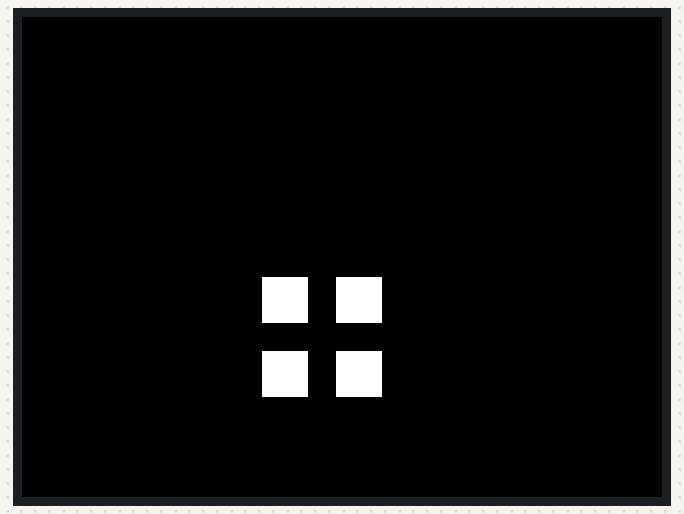
The sketch below on a simulated Arduino Uno, built with avr-gcc and run on an emulated ATmega328P. Shown: 320×240 colour display.

Above: at 0.3 s.

The sketch:

lcd_test.ino
```cpp
#include <Adafruit_GFX.h>
#include <Adafruit_ST7789.h>
#include <SPI.h> // Pins: CS, DC, RST

#define TFT_CS    4
#define TFT_DC    7
#define TFT_RST   8  // Or -1 if you tie it to 3.3V

#define BLACK   0x0000
#define WHITE   0xFFFF
#define BLUE    0x001F

// Initialize display
Adafruit_ST7789 tft = Adafruit_ST7789(TFT_CS, TFT_DC, TFT_RST);

// Center position (make this variable)
int centerX = 150;  // Middle of 240px screen
int centerY = 160;  // Middle of 320px screen

void drawOpenEye() {
  tft.fillScreen(BLACK);

  // Sizes
  int eyeballSize = 60;  // Total area of the eyeball
  int irisSize = 60;
  int pupilSize = 30;
  int gap = 15;  // Gap size in pixels between the squares

  int quarterEyeball = eyeballSize / 2;
  int squareSize = quarterEyeball - gap/2; // Shrink each square slightly to leave gaps

  // Top-left square
  tft.fillRect(centerX - quarterEyeball, centerY - quarterEyeball, squareSize, squareSize, WHITE);

  // Top-right square
  tft.fillRect(centerX + gap/2, centerY - quarterEyeball, squareSize, squareSize, WHITE);

  // Bottom-left square
  tft.fillRect(centerX - quarterEyeball, centerY + gap/2, squareSize, squareSize, WHITE);

  // Bottom-right square
  tft.fillRect(centerX + gap/2, centerY + gap/2, squareSize, squareSize, WHITE);

  // // Draw blue iris (small centered square)
  // tft.fillRect(centerX - irisSize/2, centerY - irisSize/2, irisSize, irisSize, BLUE);

  // // Draw black pupil (tiny centered square)
  // tft.fillRect(centerX - pupilSize/2, centerY - pupilSize/2, pupilSize, pupilSize, BLACK);
}


void drawClosedEye() {
  tft.fillScreen(BLACK);
}

void setup() {
  tft.init(240, 320);
  tft.setRotation(1);
  drawOpenEye();
}

unsigned long blinkDuration = 300;
unsigned long blinkTime = 1000;
unsigned long lastBlinkTime = 0;
bool isEyeOpen = true;
bool isBlinking = false;

void loop() {
  unsigned long currentTime = millis();

  // Blinking
  if (isEyeOpen && currentTime - lastBlinkTime >= blinkTime) {
    drawClosedEye();
    isEyeOpen = false;
    isBlinking = true;
    lastBlinkTime = currentTime;
  }

  if (isBlinking && currentTime - lastBlinkTime >= blinkDuration) {
    drawOpenEye();
    isEyeOpen = true;
    isBlinking = false;
    lastBlinkTime = currentTime;
  }
}
```
